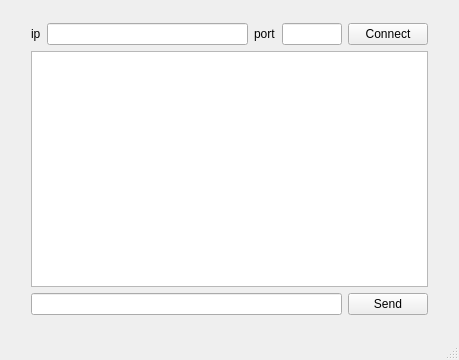
<?xml version="1.0" encoding="UTF-8"?>
<ui version="4.0">
 <class>socketclient</class>
 <widget class="QMainWindow" name="socketclient">
  <property name="geometry">
   <rect>
    <x>0</x>
    <y>0</y>
    <width>459</width>
    <height>360</height>
   </rect>
  </property>
  <property name="windowTitle">
   <string>socketclient</string>
  </property>
  <widget class="QWidget" name="centralWidget">
   <layout class="QGridLayout" name="gridLayout">
    <item row="0" column="1">
     <spacer name="verticalSpacer_2">
      <property name="orientation">
       <enum>Qt::Vertical</enum>
      </property>
      <property name="sizeType">
       <enum>QSizePolicy::Minimum</enum>
      </property>
      <property name="sizeHint" stdset="0">
       <size>
        <width>20</width>
        <height>12</height>
       </size>
      </property>
     </spacer>
    </item>
    <item row="1" column="0">
     <spacer name="horizontalSpacer">
      <property name="orientation">
       <enum>Qt::Horizontal</enum>
      </property>
      <property name="sizeType">
       <enum>QSizePolicy::Minimum</enum>
      </property>
      <property name="sizeHint" stdset="0">
       <size>
        <width>20</width>
        <height>20</height>
       </size>
      </property>
     </spacer>
    </item>
    <item row="1" column="1">
     <layout class="QVBoxLayout" name="verticalLayout">
      <item>
       <layout class="QHBoxLayout" name="horizontalLayout">
        <item>
         <widget class="QLabel" name="label">
          <property name="text">
           <string>ip</string>
          </property>
         </widget>
        </item>
        <item>
         <widget class="QLineEdit" name="lineEdit_ip"/>
        </item>
        <item>
         <widget class="QLabel" name="label_2">
          <property name="text">
           <string>port</string>
          </property>
         </widget>
        </item>
        <item>
         <widget class="QLineEdit" name="lineEdit_port">
          <property name="sizePolicy">
           <sizepolicy hsizetype="Fixed" vsizetype="Fixed">
            <horstretch>0</horstretch>
            <verstretch>0</verstretch>
           </sizepolicy>
          </property>
          <property name="maximumSize">
           <size>
            <width>60</width>
            <height>16777215</height>
           </size>
          </property>
         </widget>
        </item>
        <item>
         <widget class="QPushButton" name="pushButton_connect">
          <property name="text">
           <string>Connect</string>
          </property>
         </widget>
        </item>
       </layout>
      </item>
      <item>
       <widget class="QTextBrowser" name="textBrowser"/>
      </item>
      <item>
       <layout class="QHBoxLayout" name="horizontalLayout_2">
        <item>
         <widget class="QLineEdit" name="lineEdit"/>
        </item>
        <item>
         <widget class="QPushButton" name="pushButton_send">
          <property name="text">
           <string>Send</string>
          </property>
         </widget>
        </item>
       </layout>
      </item>
     </layout>
    </item>
    <item row="1" column="2">
     <spacer name="horizontalSpacer_2">
      <property name="orientation">
       <enum>Qt::Horizontal</enum>
      </property>
      <property name="sizeType">
       <enum>QSizePolicy::Minimum</enum>
      </property>
      <property name="sizeHint" stdset="0">
       <size>
        <width>20</width>
        <height>20</height>
       </size>
      </property>
     </spacer>
    </item>
    <item row="2" column="1">
     <spacer name="verticalSpacer">
      <property name="orientation">
       <enum>Qt::Vertical</enum>
      </property>
      <property name="sizeType">
       <enum>QSizePolicy::Minimum</enum>
      </property>
      <property name="sizeHint" stdset="0">
       <size>
        <width>20</width>
        <height>12</height>
       </size>
      </property>
     </spacer>
    </item>
   </layout>
  </widget>
  <widget class="QMenuBar" name="menuBar">
   <property name="geometry">
    <rect>
     <x>0</x>
     <y>0</y>
     <width>459</width>
     <height>23</height>
    </rect>
   </property>
  </widget>
  <widget class="QStatusBar" name="statusBar"/>
 </widget>
 <layoutdefault spacing="6" margin="11"/>
 <resources/>
 <connections/>
</ui>
